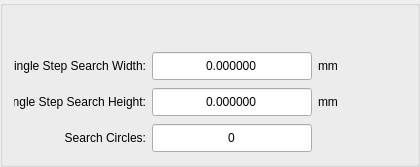
            <widget class="ISTAR::GUI::GroupBox" name="gb_dwLevelMarkSearch">
             <property name="minimumSize">
              <size>
               <width>420</width>
               <height>0</height>
              </size>
             </property>
             <property name="maximumSize">
              <size>
               <width>420</width>
               <height>16777215</height>
              </size>
             </property>
             <property name="styleSheet">
              <string notr="true"/>
             </property>
             <layout class="QGridLayout" name="gridLayout_12">
              <property name="topMargin">
               <number>45</number>
              </property>
              <property name="rightMargin">
               <number>9</number>
              </property>
              <property name="spacing">
               <number>6</number>
              </property>
              <item row="0" column="0">
               <widget class="QLabel" name="label_23">
                <property name="minimumSize">
                 <size>
                  <width>120</width>
                  <height>30</height>
                 </size>
                </property>
                <property name="maximumSize">
                 <size>
                  <width>16777215</width>
                  <height>30</height>
                 </size>
                </property>
                <property name="text">
                 <string>Single Step Search Width:</string>
                </property>
                <property name="alignment">
                 <set>Qt::AlignRight|Qt::AlignTrailing|Qt::AlignVCenter</set>
                </property>
               </widget>
              </item>
              <item row="1" column="0">
               <widget class="QLabel" name="label_25">
                <property name="minimumSize">
                 <size>
                  <width>120</width>
                  <height>30</height>
                 </size>
                </property>
                <property name="maximumSize">
                 <size>
                  <width>16777215</width>
                  <height>30</height>
                 </size>
                </property>
                <property name="text">
                 <string>Single Step Search Height:</string>
                </property>
                <property name="alignment">
                 <set>Qt::AlignRight|Qt::AlignTrailing|Qt::AlignVCenter</set>
                </property>
               </widget>
              </item>
              <item row="2" column="1">
               <widget class="QDoubleSpinBox" name="dsb_dwLevelMarkSearch_circles">
                <property name="minimumSize">
                 <size>
                  <width>160</width>
                  <height>30</height>
                 </size>
                </property>
                <property name="maximumSize">
                 <size>
                  <width>160</width>
                  <height>30</height>
                 </size>
                </property>
                <property name="alignment">
                 <set>Qt::AlignCenter</set>
                </property>
                <property name="buttonSymbols">
                 <enum>QAbstractSpinBox::NoButtons</enum>
                </property>
                <property name="decimals">
                 <number>0</number>
                </property>
                <property name="minimum">
                 <double>0.000000000000000</double>
                </property>
                <property name="maximum">
                 <double>9999.000000000000000</double>
                </property>
               </widget>
              </item>
              <item row="0" column="2">
               <widget class="QLabel" name="label_9">
                <property name="text">
                 <string>mm</string>
                </property>
               </widget>
              </item>
              <item row="1" column="2">
               <widget class="QLabel" name="label_24">
                <property name="minimumSize">
                 <size>
                  <width>90</width>
                  <height>30</height>
                 </size>
                </property>
                <property name="maximumSize">
                 <size>
                  <width>90</width>
                  <height>30</height>
                 </size>
                </property>
                <property name="text">
                 <string>mm</string>
                </property>
               </widget>
              </item>
              <item row="0" column="1">
               <widget class="QDoubleSpinBox" name="dsb_dwLevelMarkSearch_width">
                <property name="minimumSize">
                 <size>
                  <width>160</width>
                  <height>30</height>
                 </size>
                </property>
                <property name="maximumSize">
                 <size>
                  <width>16777215</width>
                  <height>30</height>
                 </size>
                </property>
                <property name="alignment">
                 <set>Qt::AlignCenter</set>
                </property>
                <property name="buttonSymbols">
                 <enum>QAbstractSpinBox::NoButtons</enum>
                </property>
                <property name="decimals">
                 <number>6</number>
                </property>
                <property name="maximum">
                 <double>999.999000000000024</double>
                </property>
               </widget>
              </item>
              <item row="1" column="1">
               <widget class="QDoubleSpinBox" name="dsb_dwLevelMarkSearch_height">
                <property name="minimumSize">
                 <size>
                  <width>160</width>
                  <height>30</height>
                 </size>
                </property>
                <property name="maximumSize">
                 <size>
                  <width>160</width>
                  <height>30</height>
                 </size>
                </property>
                <property name="alignment">
                 <set>Qt::AlignCenter</set>
                </property>
                <property name="buttonSymbols">
                 <enum>QAbstractSpinBox::NoButtons</enum>
                </property>
                <property name="decimals">
                 <number>6</number>
                </property>
                <property name="minimum">
                 <double>0.000000000000000</double>
                </property>
                <property name="maximum">
                 <double>9999.000000000000000</double>
                </property>
               </widget>
              </item>
              <item row="2" column="0">
               <widget class="QLabel" name="label_26">
                <property name="minimumSize">
                 <size>
                  <width>120</width>
                  <height>30</height>
                 </size>
                </property>
                <property name="maximumSize">
                 <size>
                  <width>16777215</width>
                  <height>30</height>
                 </size>
                </property>
                <property name="text">
                 <string>Search Circles:</string>
                </property>
                <property name="alignment">
                 <set>Qt::AlignRight|Qt::AlignTrailing|Qt::AlignVCenter</set>
                </property>
               </widget>
              </item>
             </layout>
            </widget>
